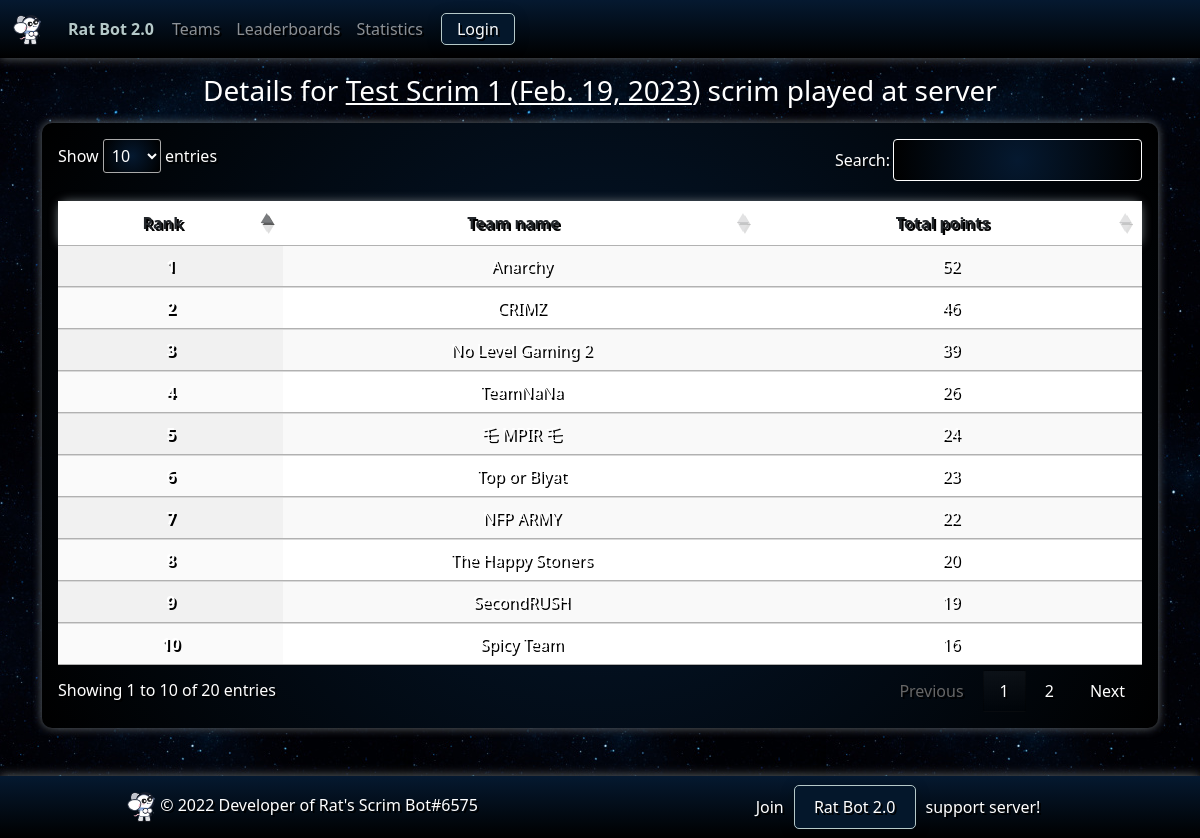
The page /results/8 on the database its author committed.
### ratbotapp/models.py (models this page shows, shortened)
class Result(models.Model):
    id = models.AutoField(primary_key=True)
    generated_by = models.CharField(default="", max_length=100)  # id of person who used %sheet results last
    server = models.ForeignKey(Server, on_delete=models.RESTRICT, default=None)
    scrim_name = models.CharField(default="", max_length=100)
    class ScrimType(models.TextChoices):
        PRO = 'pro', 'Pro'
        OPEN = 'open', 'Open'
        TOUR = 'tour', 'Tournament'
    scrim_type = models.CharField(
        max_length=4,
        choices=ScrimType.choices,
        default=ScrimType.OPEN,
    )
    date_played = models.DateField()
    time_played = models.TimeField()
    created_at = models.DateTimeField(auto_now_add=True)
    updated_at = models.DateTimeField(auto_now=True)
    def __str__(self):
        return f"{self.scrim_name} - {self.time_played} ({self.scrim_type})"

class Score(models.Model):
    id = models.AutoField(primary_key=True)
    rank = models.IntegerField(default=0)
    result = models.ForeignKey(Result, on_delete=models.CASCADE, default=None)
    team = models.ForeignKey(Team, on_delete=models.RESTRICT, default=None)
    team_managers = models.CharField(max_length=200, default='Unknown')
    wwcd = models.PositiveSmallIntegerField(default=0)
    pp = models.PositiveSmallIntegerField(default=0)
    kp = models.PositiveSmallIntegerField(default=0)
    tp = models.PositiveSmallIntegerField(default=0)
    missed_games = models.IntegerField(default=0)
    created_at = models.DateTimeField(auto_now_add=True)
    updated_at = models.DateTimeField(auto_now=True)
    def __str__(self):
        return f"#{self.rank} - {self.team.team_name} - {self.tp}"

class Team(models.Model):
    id = models.AutoField(primary_key=True)
    team_name = models.CharField(max_length=30, unique=True)
    team_tag = models.CharField(max_length=10, default="")
    team_slug = models.CharField(max_length=60, unique=False, editable=False)
    created_at = models.DateTimeField(auto_now_add=True)
    updated_at = models.DateTimeField(auto_now=True)

### ratbotapp/views.py (the view)
# urls.py: path('results/<int:pk>', views.results_detail, name='results_detail'),
def results_detail(request, pk):
    print("======== STARTED result() =======")
    result = get_object_or_404(Result, pk=pk)
    scores = Score.objects.filter(result_id=result.id).order_by('rank')
    context = {'result': result, 'scores': scores}
    pprint(result)
    pprint(scores)
    return render(request, 'ratbot/results_detail.html', context)

### ratbotapp/templates/ratbot/results_detail.html (shortened to what this page needs)
{% extends 'ratbot/base/base.html' %}
{% load static %}
{% block body %}
<div class="container">
    <div class="row mt-3 mb-2">
        <h3 class="text-center">Details for <u>{{result.scrim_name}} ({{result.date_played}})</u> scrim played at <b>{{result.guild_name}}</b>
            server</h3>
    </div>
    <div class="gradient-2 p-3">
        <table id="results_detail" class="table table-striped display">
            <thead class="gradient" style="color:white;">
            <tr>
                <th scope="col" class="dt-center">Rank</th>
                <th scope="col" class="dt-center">Team name</th>
                <th scope="col" class="dt-center">Total points</th>
            </tr>
            </thead>
            <tbody>
            {% for score in scores %}
            <tr>
                <th scope="row" class="dt-center" style="color:white;">{{ score.rank }}</th>
                <td class="dt-center" style="color:white;">{{ score.team.team_name }}</td>
                <td class="dt-center" style="color:white;">{{ score.tp }}</td>
            </tr>
            {% endfor %}
            </tbody>
        </table>
    </div>
</div>
{% endblock %}

### ratbotapp/static/ratbot/styles/base.css (style rules this page uses)
body { color: #ffffff !important; background-color: #0c2340; background-image: url('space-background.jpg'); background-repeat: repeat; }
.gradient { background-color: #000000; background-image: radial-gradient(circle, #051930 0%, #000000 100%); background-image: linear-gradient(to top, #051930 0%, #000000 100%); text-shadow: 2px 2px #000; box-shadow: 0 0 10px #656b6f; border-radius: 10px; }
.gradient-2 { background-color: #000000; background-image: radial-gradient(circle, #051930 0%, #000000 100%); text-shadow: 2px 2px #000; box-shadow: 0 0 10px #656b6f; border-radius: 10px; }

### rows shown on the page
Result: scrim_name "Test Scrim 1", date_played "Feb. 19, 2023"
Score: rank "1", team.team_name "Anarchy", tp "52"
Score: rank "2", team.team_name "CRIMZ", tp "46"
Score: rank "3", team.team_name "No Level Gaming 2", tp "39"
Score: rank "4", team.team_name "TeamNaNa", tp "26"
Score: rank "5", team.team_name "乇 MPIR 乇", tp "24"
Score: rank "6", team.team_name "Top or Blyat", tp "23"
Score: rank "7", team.team_name "NFP ARMY", tp "22"
Score: rank "8", team.team_name "The Happy Stoners", tp "20"
Score: rank "9", team.team_name "SecondRUSH", tp "19"
Score: rank "10", team.team_name "Spicy Team", tp "16"
